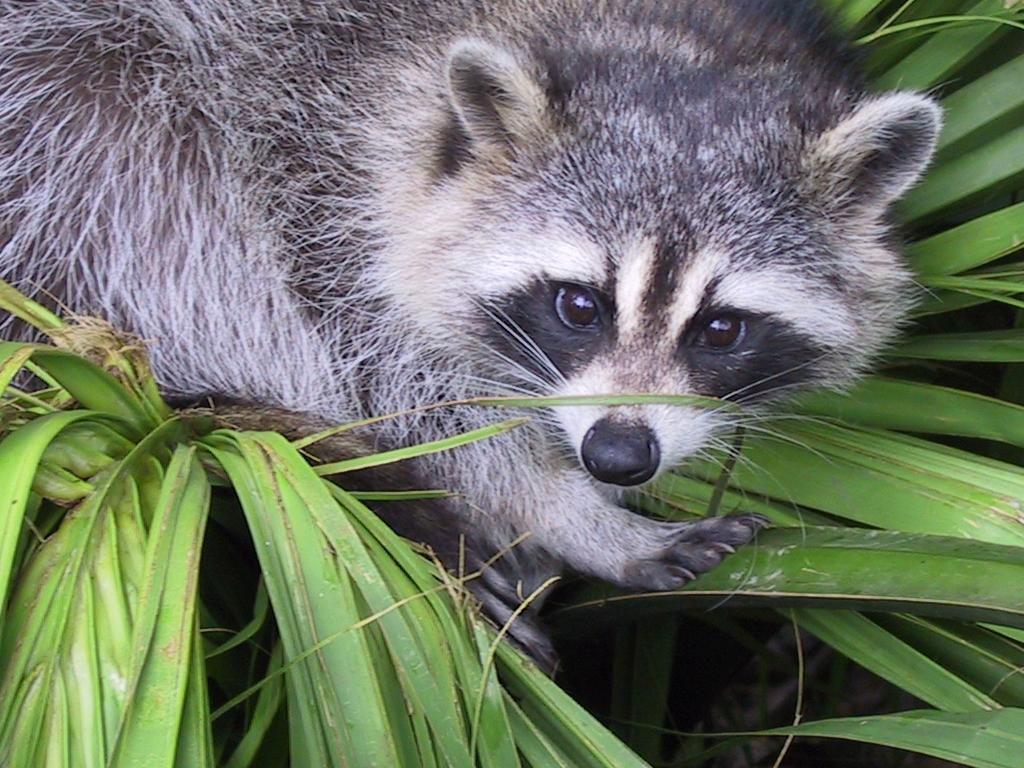
#> input picture ex04/animal.jpeg, 1024 x 768 px
$ python rotate.py
#> lines starting #> are read from the running program, lines starting #| are printed output that depends on the picture
### ex04/load_image.py
from PIL import Image
import numpy as np


def ft_load(path: str) -> np.ndarray:
    '''
    Load an image, prints out its size, and convert it
    into numpy array.

    Parameters:
    param1 (path: str): Path to the file to be converted.

    Returns:
    np.ndarray: Numpy array that represents the image
    '''
    try:
        img = Image.open(path)
        if img.mode != "RGB":
            img = img.convert("RGB")
        img_array = np.array(img)
        print(
            f"The shape of image is: {img_array.shape}")
        return img_array
    except Exception as e:
        print(f"Error: {e}")

### ex04/rotate.py
import numpy as np
from PIL import Image
from load_image import ft_load
import matplotlib.pyplot as plt


def transpose(array: np.array) -> np.array:
    '''
    Load an image, transpose it and return the transposed
    array.

    Parameters:
    param1 (array: np.array): Array generated from an img.

    Returns:
    np.ndarray: Numpy array that represents the transposed
    image.
    '''
    try:
        if not isinstance(array, np.ndarray) or not array.ndim == 3:
            raise ValueError("Input must be a 3d numpy array")
        rows, cols, channels = array.shape
        transposed_array = np.full((cols, rows, channels), 0, dtype=np.uint8)
        for r in range(rows):
            for c in range(cols):
                for ch in range(channels):
                    transposed_array[cols - c - 1, r,
                                     ch] = array[r, c, ch]
        return transposed_array
    except Exception as e:
        print(f"Error: {e}")
    except KeyboardInterrupt:
        print("Keyboard interupted, exiting...")


def main():
    '''
    Load an image, prints out its size, zoom in the image,
    transpose it to the right, converts it to grayscale and
    use matplotlib to plot it.

    Parameters:

    Returns:

    '''

    try:
        img_array = ft_load("animal.jpeg")
#> in ft_load, img is the input picture: PIL image 1024x768 RGB; mean R, G, B 110.7, 117.7, 102.1
#| The shape of image is: (768, 1024, 3)
        print(img_array)
#> (printed output is left out)

        start_height = 70
        end_height = 470
        start_column = 450
        end_column = 850

        new_img_array = img_array[start_height:end_height,
                                  start_column:end_column, :]
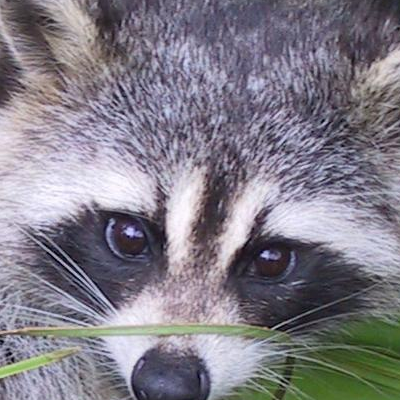
#> new_img_array: shape (400, 400, 3); mean R, G, B 129.4, 125.3, 135.8
        new_img_array = transpose(new_img_array)
#> after the loop in transpose, `for r in range(rows):`:
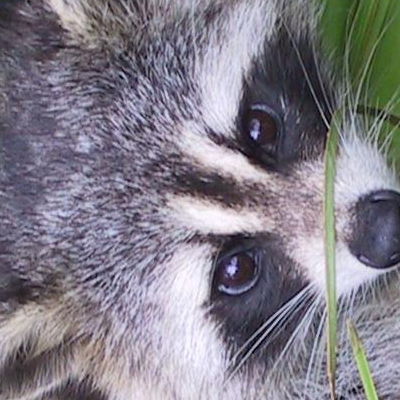
#> transposed_array: shape (400, 400, 3); mean R, G, B 129.4, 125.3, 135.8
        new_img = Image.fromarray(new_img_array)
        new_img = new_img.convert("L")
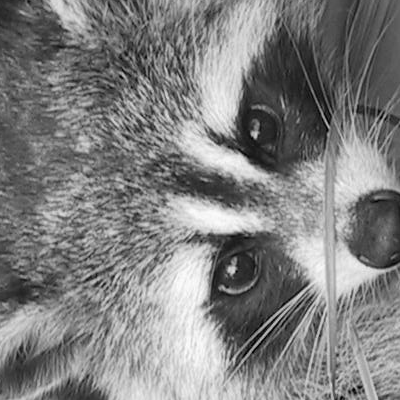
#> new_img: PIL image 400x400 L; min 0, max 253, mean 127.7
        new_gray_array = np.array(new_img)
        print(
            "TNew shape after slicing: " +
            f"{new_gray_array.reshape(400,400,1).shape} or " +
            f"{new_gray_array.shape} ")
#| TNew shape after slicing: (400, 400, 1) or (400, 400)
        new_gray_array = new_gray_array.reshape(400, 400, 1)
        print(new_gray_array)
#> (printed output is left out)
        plt.imshow(new_img, cmap="gray")
        plt.show()
    except Exception as e:
        print(f"Error: {e}")
    except KeyboardInterrupt:
        print("Keyboard interupted, exiting...")


if __name__ == "__main__":
    main()
